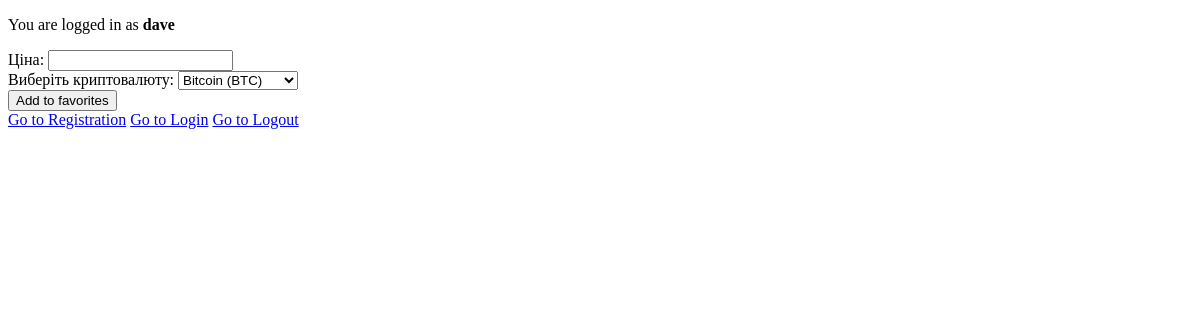
The app's page / (signed in), older data.
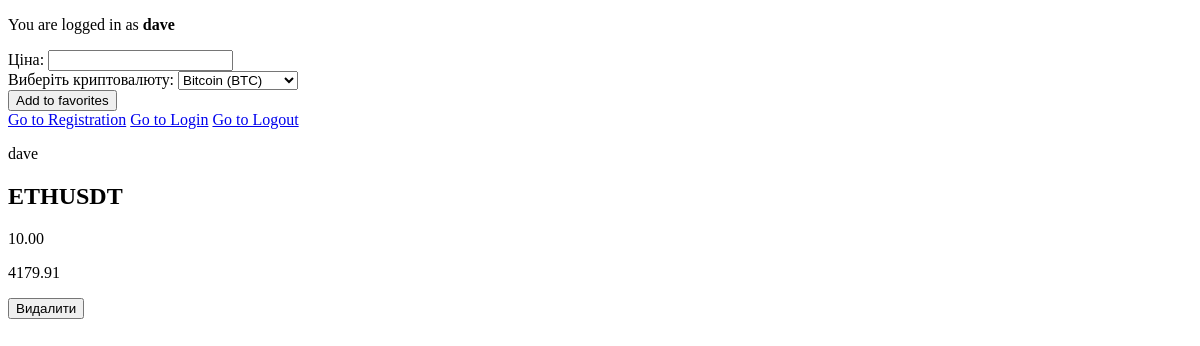
The same page, newer data.
### crypto_alert/models.py (models this page shows)
class CryptoSelection(models.Model):
    user = models.ForeignKey(User, on_delete=models.CASCADE)
    crypto = models.CharField(max_length=50)
    alert_price = models.DecimalField(max_digits=10, decimal_places=2)
    now_price = models.DecimalField(max_digits=10, decimal_places=2)

### crypto_alert/views.py (the view)
# urls.py: path('', vi.post_alert, name="home"),
def post_alert(request):
    if request.method == 'POST':
        form = CryptoForm(request.POST)
        if request.user.is_authenticated:
            if form.is_valid():
                CryptoSelection.objects.create(
                    user=request.user,
                    alert_price = form.cleaned_data['alert_price'],
                    crypto = form.cleaned_data['crypto'],
                    now_price=Decimal(get_crypto_price(form.cleaned_data['crypto'])),
                )
                return redirect("home")
        else:
            return redirect("login")
    else:
        form = CryptoForm()
    alerts = CryptoSelection.objects.filter(user=request.user.id)
    return render(request, 'home.html', {'form': form, 'alerts': alerts})

### crypto_alert/forms.py
class CryptoForm(forms.Form):
    alert_price = forms.CharField(label="Ціна", max_length=10000000)
    crypto = forms.ChoiceField(choices=CRYPTO_CHOICES, label="Виберіть криптовалюту")

### templates/home.html (shortened to what this page needs)
<!DOCTYPE html>
{% load static %}
<html lang="en">
<head>
    <link rel="stylesheet" href="{% static 'css/style.css' %}">
</head>
<body>
    {% if user.is_authenticated %}
        <p>You are logged in as <strong>{{ user.username }}</strong></p>
    {% endif %}
    <form method="post">
        {{ form }}
        <button class="favorite styled" type="submit">Add to favorites</button>
    </form>
    <a href="registration">Go to Registration</a>
    <a href="login">Go to Login</a>
    <a href="logout">Go to Logout</a>
    {% for item in alerts %}
        <p>{{ item.user }}<p>
        <h2>{{ item.crypto }}</h2>
        <p>{{ item.alert_price }}</p>
        <p>{{ item.now_price }}</p>
        <form action="{% url 'delete-alert' item.id %}" method="post">
            <button type="submit">Видалити</button>
        </form>
    {% endfor %}
</body>
</html>

Row changes from the older to the newer data that the page shows:
added CryptoSelection: user "dave", crypto "ETHUSDT", alert_price "10.00", now_price "4179.91"
